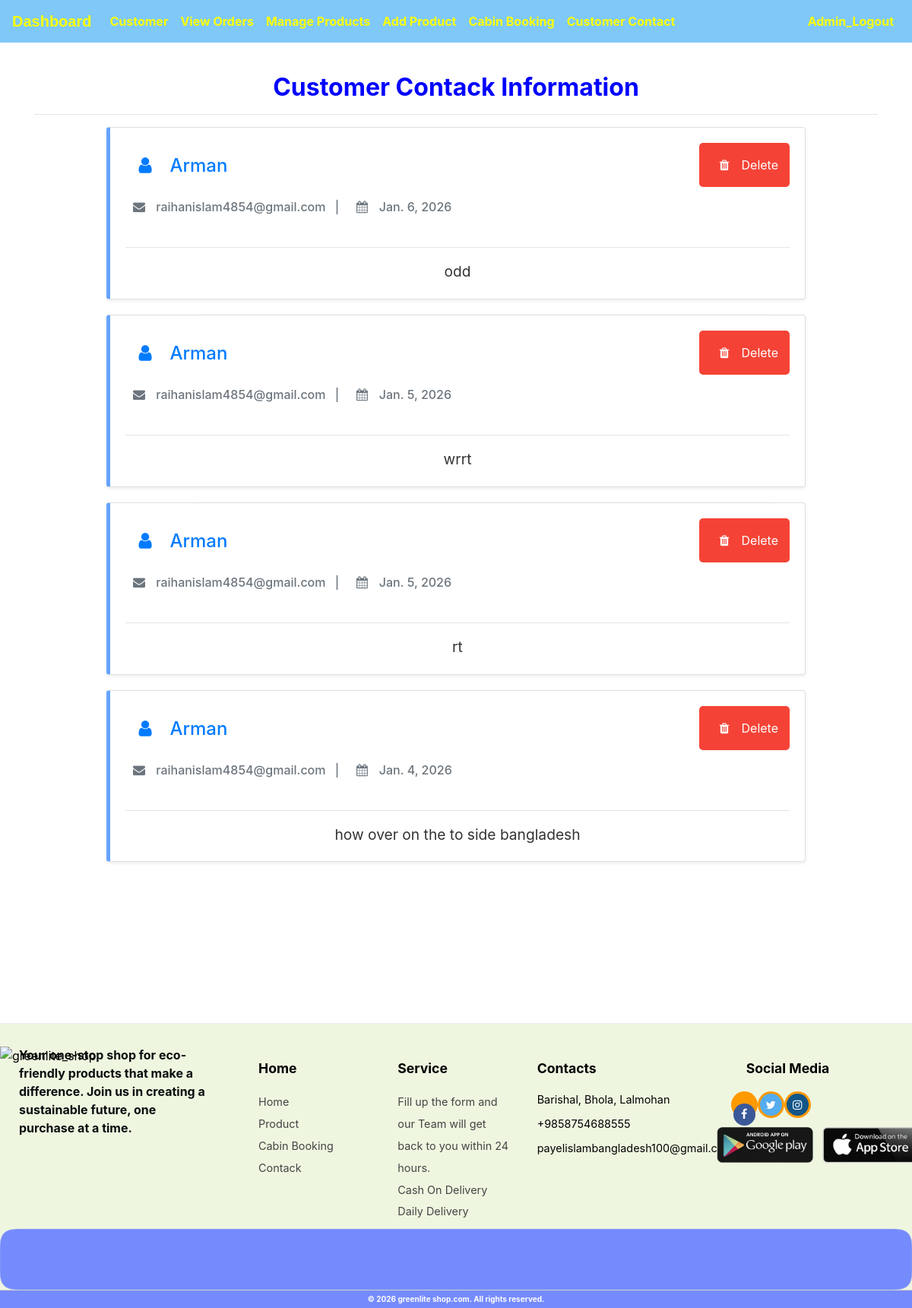
Page /view-feedback (signed in) on the committed database.
### ecom/models.py (models this page shows, shortened)
class Feedback(models.Model):
    name = models.CharField(max_length=40)
    email = models.EmailField(max_length=50, null=True, blank=True)
    feedback = models.CharField(max_length=500) # This stores the 'Message'
    date = models.DateField(auto_now_add=True, null=True)

### ecom/views.py (the view)
# urls.py: path('view-feedback', views.view_feedback_view,name='view-feedback'),
@login_required(login_url='adminlogin')
def view_feedback_view(request):
    feedbacks=models.Feedback.objects.all().order_by('-id')
    return render(request,'ecom/view_feedback.html',{'feedbacks':feedbacks})

### templates/ecom/view_feedback.html (shortened to what this page needs)
{% extends 'ecom/admin_base.html' %}
{% load static %}
{% block content %}
<head>
</head>
<br><br><br><br>
<div class="container">
    <h2 style="text-align:center; color:blue; font-weight: bold;">Customer Contack Information</h2>
    <hr>
    <div class="row justify-content-center">
        <div class="col-md-10">
            {% for f in feedbacks %}
            <div class="card feedback-card shadow-sm">
                <div class="card-body">
                    <div class="d-flex justify-content-between align-items-start">
                        <div>
                            <h4 class="card-title text-primary" style="margin-bottom: 5px;">
                                <i class="fa fa-user"></i> {{ f.name }}
                            </h4>
                            <h6 class="text-muted mb-3">
                                <i class="fa fa-envelope"></i> {{ f.email|default:"No Email Provided" }}
                                <span class="mx-2">|</span>
                                <i class="fa fa-calendar"></i> {{ f.date }}
                            </h6>
                        </div>
                        <a href="{% url 'delete-feedback' f.id %}" class="delete-btn">
                            <i class="fa fa-trash"></i> Delete
                        </a>
                    </div>
                    <hr>
                    <p class="card-text" style="font-size: 1.2rem; line-height: 1.6; color: #333;">
                        {{ f.feedback }}
                    </p>
                </div>
            </div>
            {% empty %}
            <div class="text-center mt-5">
                <i class="fa fa-comment-slash fa-4x text-muted"></i>
                <h3 class="text-muted mt-3">No Feedback or Messages yet.</h3>
            </div>
            {% endfor %}
        </div>
    </div>
</div>
<br><br><br>
{% endblock content %}

### templates/ecom/admin_base.html (style rules this page uses)
.fa { font-size: 23px; width: 2em; height: 2em; text-align: center; text-decoration: none; margin: 5px 2px; border-radius: 50%; padding-top: 0.5em; }
p { text-align: center; }

### templates/ecom/view_feedback.html (style rules this page uses)
.feedback-card { transition: transform 0.2s; border-left: 5px solid #66A3FF; margin-bottom: 20px; }
.delete-btn { background-color: #f44336; color: white; border: none; padding: 8px 15px; border-radius: 5px; text-decoration: none; transition: 0.3s; }

### rows in the picture
Feedback: name "Arman", email "raihanislam4854@gmail.com", date "Jan. 6, 2026", feedback "odd"
Feedback: name "Arman", email "raihanislam4854@gmail.com", date "Jan. 5, 2026", feedback "wrrt"
Feedback: name "Arman", email "raihanislam4854@gmail.com", date "Jan. 5, 2026", feedback "rt"
Feedback: name "Arman", email "raihanislam4854@gmail.com", date "Jan. 4, 2026", feedback "how over on the to side bangladesh"
